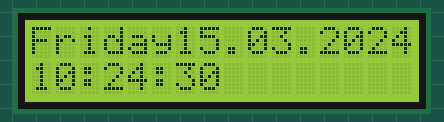
A sketch run on a simulated Arduino Uno, built with avr-gcc and run on an emulated ATmega328P. Shown: 16×2 character LCD. The local clock reads 2024-03-15 10:24:30 at power-on unless the sketch sets it.

Above: at 0.1 s.
At 4.2 s:
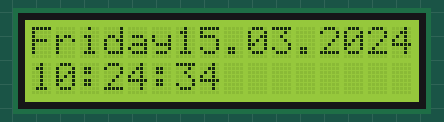
At 9.2 s:
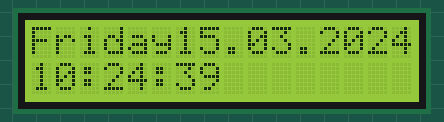
At 19.3 s:
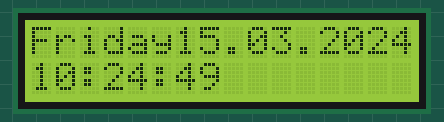
At 28.4 s:
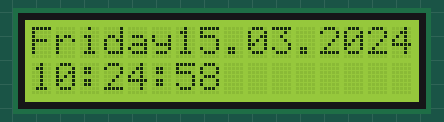
At 38.5 s:
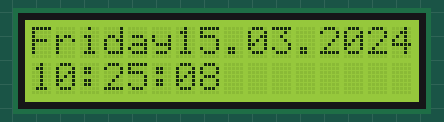

The sketch:

LCD.ino
```cpp
#include <LiquidCrystal_I2C.h>
#include <DS3231.h>

// Init the DS3231 RTC using the hardware interface
DS3231  rtc(SDA, SCL);

//define I2C address......
LiquidCrystal_I2C lcd(0x27,16,2);


void setup() {
  // Initialize the rtc object
  rtc.begin();
  // The following lines can be uncommented to set the date and time
//  rtc.setDOW(THURSDAY);     // Set Day-of-Week to SUNDAY
//  rtc.setTime(12, 0, 0);     // Set the time to 12:00:00 (24hr format)
//  rtc.setDate(11, 10, 2022);   // Set the date to January 1st, 2014

  lcd.init();
  lcd.clear();
  lcd.backlight();

  lcd.setCursor(0,0);
  lcd.print(rtc.getDOWStr());
  lcd.print(rtc.getDateStr());
  lcd.setCursor(0,1);
  lcd.print("HI");

}

void loop() {
   lcd.setCursor(0,1);
   lcd.print(rtc.getTimeStr());
   delay(1000);
}
```

Measured:
- what the display in image 1 shows lasts 1.0 s, from 4.1 s to 5.1 s
